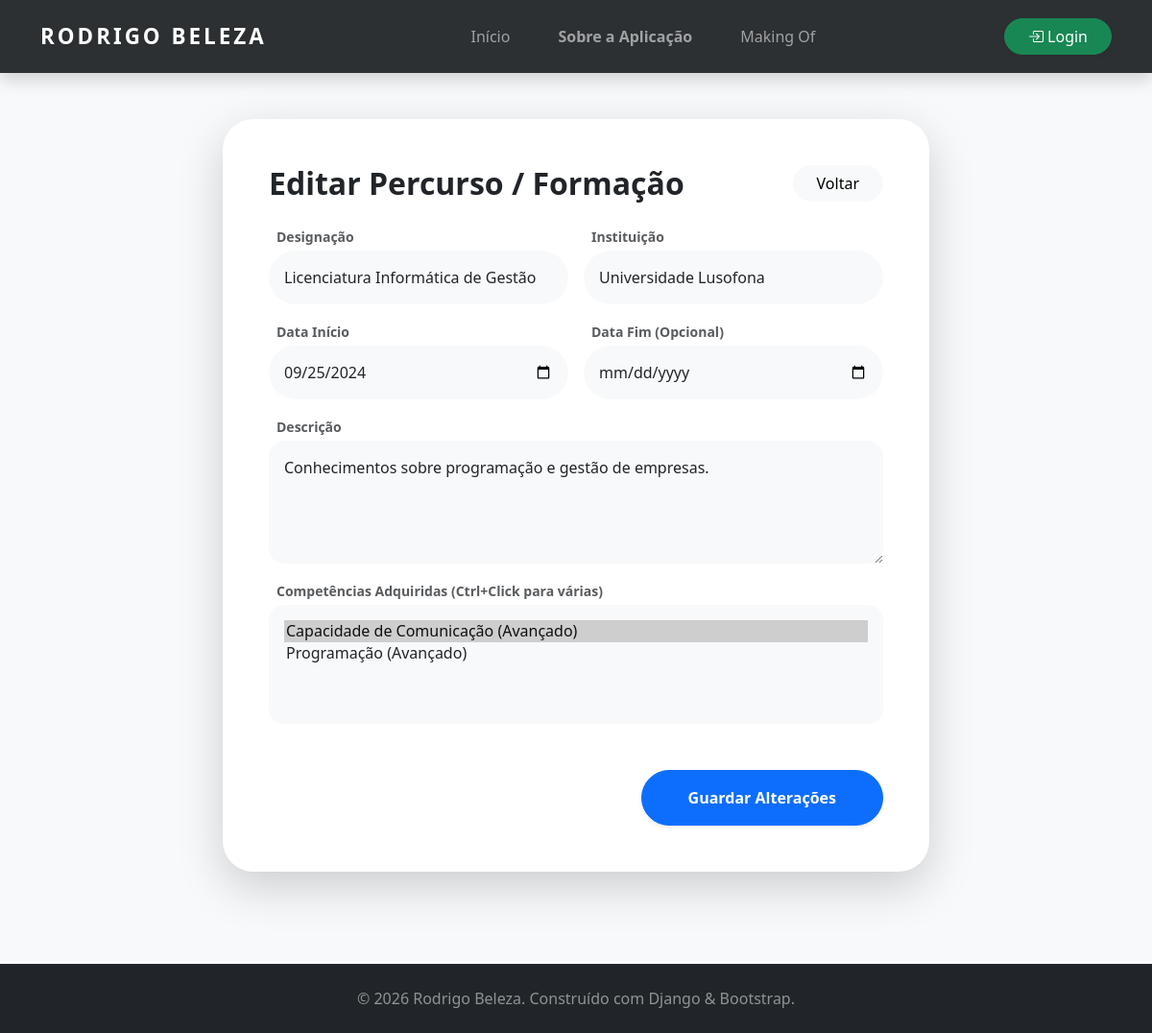
Screenshot of /percurso/editar/3/ with the database file from the repository.
### portfolio/models.py (models this page shows, shortened)
class Formacao(models.Model):
    designacao = models.CharField(max_length=200)
    instituicao = models.CharField(max_length=200)
    data_inicio = models.DateField()
    data_fim = models.DateField(blank=True, null=True)
    descricao = models.TextField()
    competencias_adquiridas = models.ManyToManyField(Competencia, blank=True, related_name='formacoes')
    class Meta:
        ordering = ['-data_inicio']

class Competencia(models.Model):
    CATEGORIA_CHOICES = [
        ('Soft', 'Soft Skill'),
        ('Hard', 'Hard Skill'),
    ]
    NIVEL_CHOICES = [
        ('Iniciante', 'Iniciante'),
        ('Intermédio', 'Intermédio'),
        ('Avançado', 'Avançado'),
    ]
    nome = models.CharField(max_length=100)
    categoria = models.CharField(max_length=10, choices=CATEGORIA_CHOICES)
    nivel = models.CharField(max_length=20, choices=NIVEL_CHOICES)

### portfolio/views.py (the view, shortened to what this page needs)
# urls.py: path('percurso/editar/<int:id>/', views.editar_formacao, name='editar_formacao'),
def editar_formacao(request, id):
    formacao = get_object_or_404(Formacao, id=id)
    context = {
        'formacao': formacao,
        'todas_competencias': Competencia.objects.all(),
    }
    return render(request, 'portfolio/editar_formacao.html', context)

### portfolio/templates/portfolio/editar_formacao.html (shortened to what this page needs)
{% extends 'portfolio/base.html' %}
{% block content %}
<div class="container py-5">
    <div class="row justify-content-center">
        <div class="col-lg-8">
            <div class="card border-0 rounded-5 shadow-lg p-4 p-lg-5 bg-white">
                <div class="d-flex justify-content-between align-items-center mb-4">
                    <h2 class="fw-bold mb-0">Editar Percurso / Formação</h2>
                    <a href="{% url 'percurso' %}" class="btn btn-light rounded-pill px-4">Voltar</a>
                </div>
                <form method="POST">
                    <div class="row g-3">
                        <div class="col-md-6">
                            <label class="small fw-bold text-muted ms-2 mb-1">Designação</label>
                            <input type="text" name="designacao" value="{{ formacao.designacao }}" class="form-control rounded-pill p-3 bg-light border-0" required>
                        </div>
                        <div class="col-md-6">
                            <label class="small fw-bold text-muted ms-2 mb-1">Instituição</label>
                            <input type="text" name="instituicao" value="{{ formacao.instituicao }}" class="form-control rounded-pill p-3 bg-light border-0" required>
                        </div>
                        <div class="col-md-6">
                            <label class="small fw-bold text-muted ms-2 mb-1">Data Início</label>
                            <input type="date" name="data_inicio" value="{{ formacao.data_inicio|date:'Y-m-d' }}" class="form-control rounded-pill p-3 bg-light border-0" required>
                        </div>
                        <div class="col-md-6">
                            <label class="small fw-bold text-muted ms-2 mb-1">Data Fim (Opcional)</label>
                            <input type="date" name="data_fim" value="{{ formacao.data_fim|date:'Y-m-d' }}" class="form-control rounded-pill p-3 bg-light border-0">
                        </div>
                        <div class="col-12">
                            <label class="small fw-bold text-muted ms-2 mb-1">Descrição</label>
                            <textarea name="descricao" class="form-control rounded-4 p-3 bg-light border-0" rows="4">{{ formacao.descricao }}</textarea>
                        </div>
                        <div class="col-12">
                            <label class="small fw-bold text-muted ms-2 mb-1">Competências Adquiridas (Ctrl+Click para várias)</label>
                            <select name="competencias_adquiridas" class="form-select rounded-4 p-3 bg-light border-0" multiple size="4">
                                {% for comp in todas_competencias %}
                                    <option value="{{ comp.id }}" {% if comp in formacao.competencias_adquiridas.all %}selected{% endif %}>
                                        {{ comp.nome }} ({{ comp.nivel }})
                                    </option>
                                {% endfor %}
                            </select>
                        </div>
                    </div>
                    <div class="mt-5 text-end">
                        <button type="submit" class="btn btn-primary rounded-pill px-5 py-3 shadow-sm fw-bold">Guardar Alterações</button>
                    </div>
                </form>
            </div>
        </div>
    </div>
</div>
{% endblock %}

### portfolio/templates/portfolio/base.html (style rules this page uses)
body { display: flex; flex-direction: column; min-height: 100vh; font-family: 'Segoe UI', Tahoma, Geneva, Verdana, sans-serif; background-color: #f8f9fa; }

### rows the page displays
Formacao: designacao "Licenciatura Informática de Gestão", instituicao "Universidade Lusofona", data_inicio "09/25/2024", descricao "Conhecimentos sobre programação e gestão de empresas.", competencias_adquiridas "Capacidade de Comunicação (Avançado) ☑ / Programação (Avançado)"
